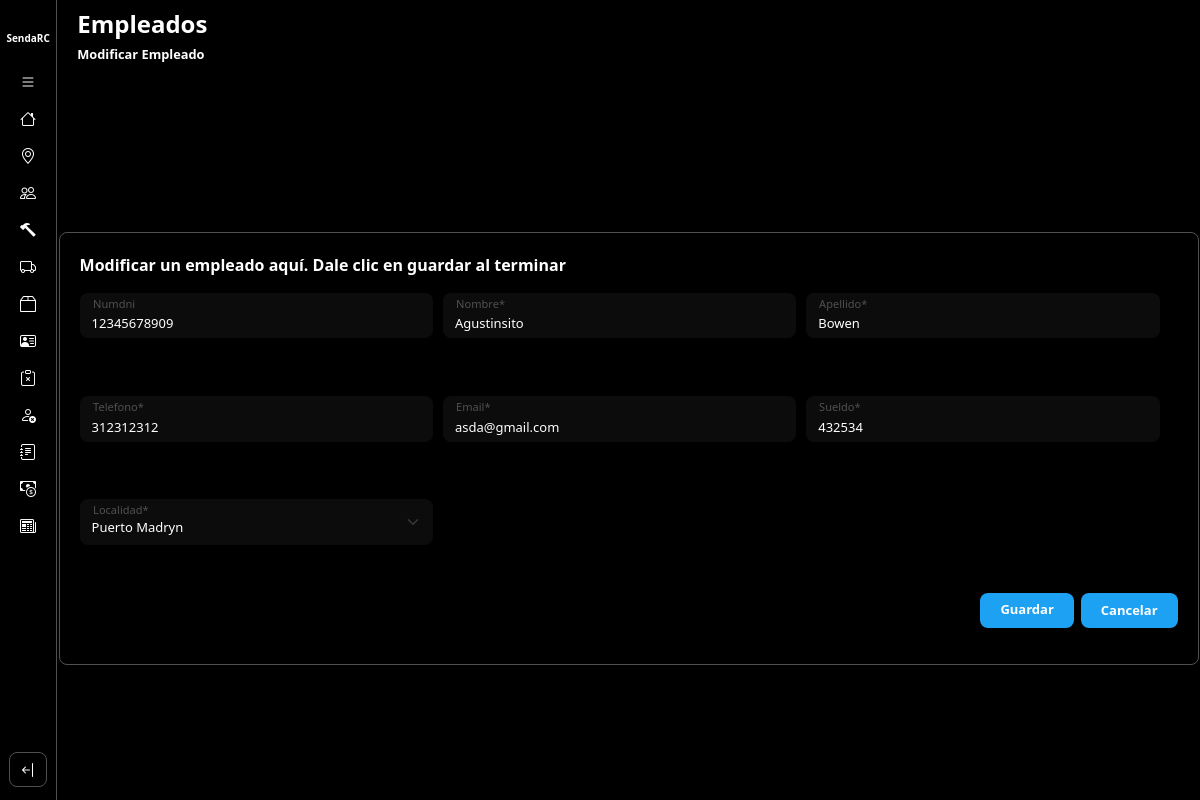
The app's page /modificarEmpleado/1 with its own data.
### core/models.py (models this page shows)
class Empleado(models.Model):
    numDNI = models.CharField(unique=True,max_length=10)
    nombre = models.CharField(max_length=50)
    apellido = models.CharField(max_length=50)
    telefono = models.CharField(max_length=10)
    email = models.EmailField(max_length=254)
    sueldo = models.IntegerField()
    localidad = models.ForeignKey(Localidad, on_delete=models.DO_NOTHING)
    activo = models.BooleanField(default=True)

class Localidad(models.Model):
    cp = models.CharField(unique=True, max_length=10)
    nombre = models.CharField(max_length=100)
    def __str__(self):
        return self.nombre

### core/views.py (the view)
# urls.py: path('modificarEmpleado/<int:pk>', updateEmpleado.as_view(), name = 'modificarEmpleado'),
class updateEmpleado(UpdateView):
    model = Empleado
    form_class = FormEmpleado
    template_name = 'empleado/modificarEmpleado.html'
    success_url = reverse_lazy('gestionEmpleado')
    def get_form_kwargs(self):
        kwargs = super(updateEmpleado, self).get_form_kwargs()
        kwargs['is_modificar'] = True
        return kwargs

### core/templates/empleado/modificarEmpleado.html
{% extends 'layouts/baseForm.html' %}
{% load static %}
{% load crispy_forms_tags %}
{% block extracss %}{{block.super}}
    <link href="{% static 'css/cliente.css' %}" rel="stylesheet" />
{% endblock %}
{% block title %}
    <h1 class="titulo">Empleados</h1>
    <h2 class="operacion">Modificar Empleado</h2>
{% endblock %}
{% block formulario %}
    <div class="container container-form">
        {% crispy form %}
    </div>
{% endblock %}

### static/css/base.css (style rules this page uses)
* { margin: 0; padding: 0; box-sizing: border-box; }
body { background-color: black; }

### static/css/baseForm.css (style rules this page uses)
.seccion-cabecera > h1 { font-size: 1.5rem; font-weight: 700; }
.seccion-cabecera > h2 { font-size: 0.8rem; font-weight: 700; }
.container-form { color: #505050; border: 1px solid #505050; padding: 20px; border-radius: 8px; transition: box-shadow 0.1s ease-out; }
.container-form > form { background-color: black; max-height: 36rem; }
.form-control, .form-select { width: 100%; background-color: #0c0c0c; color: #FFF; font-size: 13px; border: none; border-radius: 8px !important; }
.operaciones { width: 100%; height: 35px; display: flex; justify-content: end; gap: 8px; }
.btn-Guardar, .btn-Cancelar { background-color: #1DA1F2; color: #FFF; border-radius: 8px !important; padding-inline: 20px; font-weight: 700; border: none !important; font-size: 13px; }
.btn-Cancelar { text-decoration: none; padding-top: 0.5rem; }
.form-floating > label { font-size: 13px !important; }
.info-formulario { font-weight: 600; color: #fff; }

### static/css/cliente.css (style rules this page uses)
.container-inputs-form { height: 300px; width: 1080px; display: grid; grid-template-columns: repeat(3,1fr); gap: 10px; }

### records on screen
Empleado: numDNI "12345678909", nombre "Agustinsito", apellido "Bowen", telefono "312312312", email "asda@gmail.com", sueldo "432534", localidad "Puerto Madryn"
